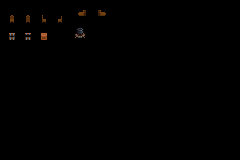

The image is a tile-based game level rendered from a .tmx file. Its description and source (layers, tilesets, objects; grid data summarised) follow:
An orthogonal 30x20 tile map with 8x8 px tiles, 9 tile layers (region, input_ground, input_props, output_ground, ...), 3 tilesets.

<map version="1.9" tiledversion="1.9.0" orientation="orthogonal" renderorder="right-down" width="30" height="20" tilewidth="8" tileheight="8" infinite="0" nextlayerid="10" nextobjectid="1">
 <tileset firstgid="1" source="../tilesets/Walls.tsx" />
 <tileset firstgid="16" source="../tilesets/Dungeon/DungeonProps.tsx" />
 <tileset firstgid="509" source="../tilesets/Dungeon/DungeonPropsShadows.tsx" />
 <layer id="6" name="region" width="30" height="20">
  <data>[600 cells, 19 non-empty, 1 distinct tile ids]</data>
 </layer>
 <layer id="1" name="input_ground" width="30" height="20">
  <data>[600 cells, 0 non-empty, 0 distinct tile ids]</data>
 </layer>
 <layer id="9" name="input_props" width="30" height="20">
  <data>[600 cells, 13 non-empty, 13 distinct tile ids]</data>
 </layer>
 <layer id="2" name="output_ground" width="30" height="20">
  <data>[600 cells, 0 non-empty, 0 distinct tile ids]</data>
 </layer>
 <layer id="5" name="output_shadows" width="30" height="20">
  <data>[600 cells, 8 non-empty, 8 distinct tile ids]</data>
 </layer>
 <layer id="3" name="output_walls" width="30" height="20">
  <data>[600 cells, 0 non-empty, 0 distinct tile ids]</data>
 </layer>
 <layer id="7" name="output_props" width="30" height="20">
  <data>[600 cells, 13 non-empty, 13 distinct tile ids]</data>
 </layer>
 <layer id="8" name="output_props_above" width="30" height="20">
  <data>[600 cells, 6 non-empty, 6 distinct tile ids]</data>
 </layer>
 <layer id="4" name="output_nav" width="30" height="20" opacity="0.21" tintcolor="#ff0000">
  <data>[600 cells, 11 non-empty, 1 distinct tile ids]</data>
 </layer>
</map>
